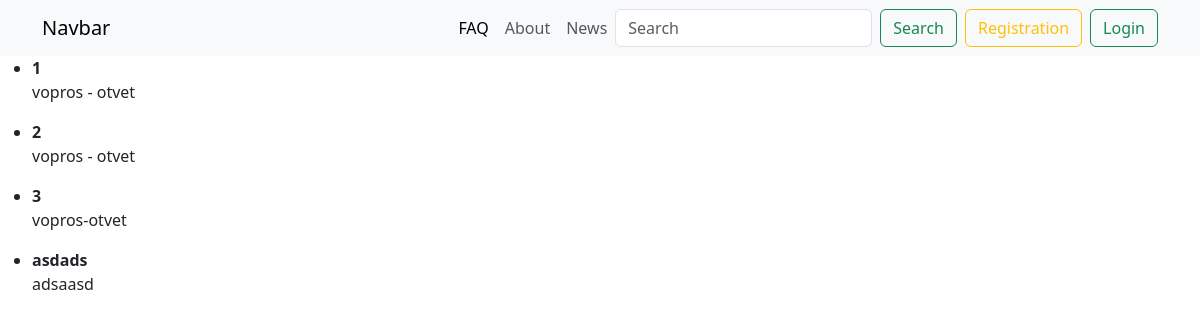
Before: /users/faq/ with the older database file.
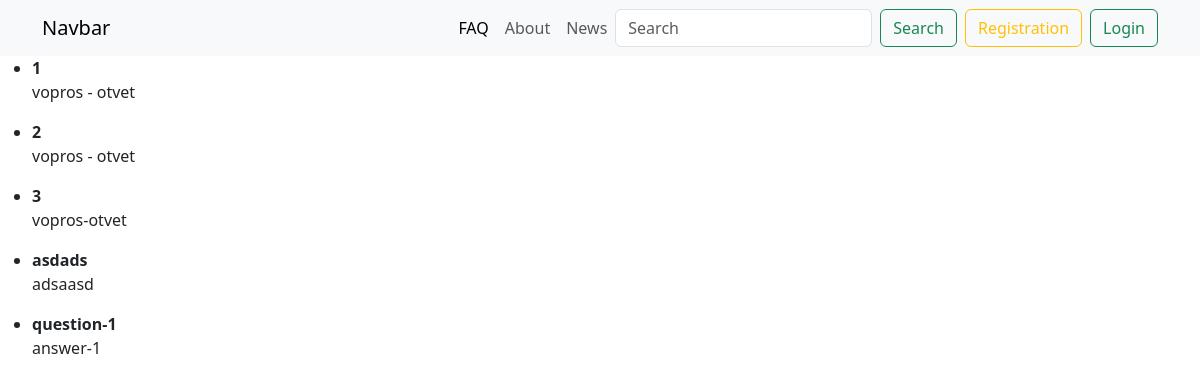
After: the same page with the newer database file.
### apps/main/models.py (models this page shows, shortened)
class BaseModel(models.Model):
    created_at = models.DateTimeField(
        verbose_name="Data cozdaniya", auto_now_add="True")  # 2026-04-09 15:10
    updated_at = models.DateField(
        verbose_name="Data izmeneniya", auto_now_add="True")
    class Meta:
        abstract = True  # makes it so that this model is not added to the database / abstract model

class FAQ(BaseModel):
    question=models.CharField(max_length=100, verbose_name="vopros")
    answer=models.TextField(verbose_name="otvet")
    class Meta:
        verbose_name = "vopros-otvet"
        verbose_name_plural = "vopros'-otveti"

### apps/users/views.py (the view)
# urls.py: path("faq/", views.show_faq_page, name="faq-page"),
def show_faq_page(request):
    faqs = FAQ.objects.all()
    context = {
        "faqs": faqs
    }
    return render(request, "users/faq.html", context)

### apps/users/templates/users/faq.html (shortened to what this page needs)
{% extends "base.html" %}
{% block content %}
<ul>
    {% for faq in faqs %}
        <li>
            <b>{{ faq.question }}</b>
            <p>{{ faq.answer }}</p>
        </li>
    {% empty %}
        <li>FAQ no</li>
    {% endfor %}
</ul>
{% endblock %}

Changed rows visible on the page:
added FAQ: question "question-1", answer "answer-1"
